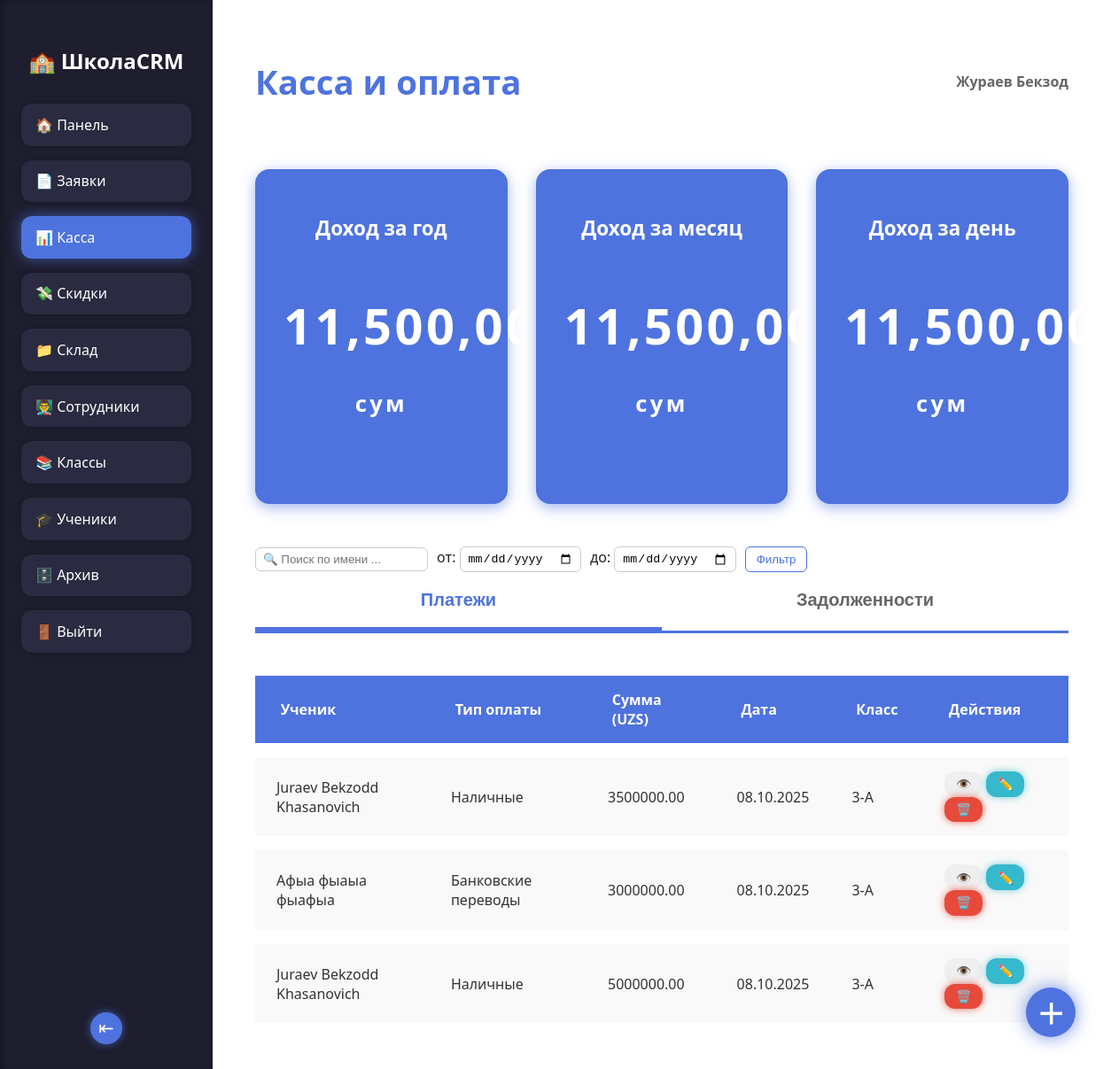
Screenshot of /kassa/ (signed in) with the database file from the repository.
### application/models.py (models this page shows, shortened)
class Profile(models.Model):
    POSITION_CHOICES = [
        ("admin", "Админ"),
        ("HR", "Отдел кадров"),
        ("supplier","Завхоз"),
        ("zavuch", "Завуч"),
    ]
    username = models.OneToOneField(User, on_delete=models.CASCADE, related_name='profile')
    name = models.CharField(max_length=200, null=True, blank=True, default=None)
    lastname = models.CharField(max_length=200, null=True, blank=True, default=None)
    middle_name = models.CharField(max_length=200, null=True, blank=True, default=None)
    position = models.CharField(max_length=20, choices=POSITION_CHOICES, blank=True, null=True)
    approve=models.BooleanField(default=False)

class Payment(models.Model):
    DEBT = "debt"
    PAYMENT = "payment"
    TRANSACTION_TYPES = [
        (DEBT, "Начисление"),
        (PAYMENT, "Оплата"),
    ]
    TYPE = [
        ("cash", "Наличные"),
        ("bank", "Банковские переводы"),
        ('card','Карта')
    ]
    transaction_type = models.CharField(max_length=10, choices=TRANSACTION_TYPES,null=True)
    student=models.ForeignKey(Student, on_delete=models.CASCADE)
    type_of_payment=models.CharField(max_length=20, choices=TYPE,null=True,blank=True)
    sum = models.DecimalField(max_digits=10, decimal_places=2, default=0)
    created_at = models.DateField(auto_now_add=True,null=True)

class Student(models.Model):
    name = models.CharField(max_length=200, null=True, blank=True, default=None)
    lastname = models.CharField(max_length=200, null=True, blank=True, default=None)
    middle_name = models.CharField(max_length=200, null=True, blank=True, default=None)
    phone = PhoneNumberField(blank=True, null=True)
    date_birth = models.DateField(null=True, blank=True, default=None)
    photo = models.ImageField(blank=True, null=True, upload_to='staff/')
    adres = models.CharField(max_length=200)
    passport = models.CharField(max_length=50)
    created_at = models.DateField(auto_now_add=True)
    prikaz=models.IntegerField(default=None)
    prikaz_date=models.DateField(blank=True,null=True)
    school_class = models.ForeignKey(SchoolClass, on_delete=models.SET_NULL, null=True, blank=True)
    Gender_CHOICES = [
        ("male", "Муж"),
        ("female", "Жен"),
    ]
    position_gender = models.CharField(max_length=20, choices=Gender_CHOICES, blank=True, null=True)
    prikaz_archive = models.IntegerField(default=None,blank=True,null=True)
    prikaz_date_archive = models.DateField(blank=True, null=True)
    archive=models.BooleanField(default=False)
    document = models.FileField(blank=True, null=True, upload_to='student/')
    discount = models.DecimalField(max_digits=10, decimal_places=2, blank=True,null=True)

class SchoolClass(models.Model):
    name = models.CharField(max_length=20, unique=True)  # e.g., "1-A", "2-B"

### application/views.py (the view, shortened to what this page needs)
# urls.py: path('kassa/',views.Kassa_view.as_view(),name='kassa'),
class Kassa_view(LoginRequiredMixin,TemplateView):
   login_url = reverse_lazy('login')
   template_name = 'kassa.html'
   def get_context_data(self, *, object_list=None, **kwargs):
      context = super().get_context_data(**kwargs)
      today = now().date()
      students_with_debt = Payment.objects.filter(
         transaction_type="debt",
         created_at__year=today.year,
         created_at__month=today.month
      ).values_list("student_id", flat=True)
      students = Student.objects.exclude(id__in=students_with_debt)
      payments = [
         Payment(
            student=s,
            transaction_type="debt",
            sum=s.discount if s.discount else 3800000
         )
         for s in students
      ]
      Payment.objects.bulk_create(payments)
      context['students']=Student.objects.values('id','name','lastname','middle_name','school_class__name')
      current_month = timezone.now().month
      current_year = timezone.now().year
      context['payment']=Payment.objects.filter(transaction_type='payment').select_related('student__school_class')
      context['more'] = Payment.objects.select_related('student__school_class')
      context['debt']=Payment.objects.values('student__id', 'student__name','student__lastname','student__middle_name','student__school_class__name') \
    .annotate(
        total=(
                Coalesce(Sum('sum', filter=Q(transaction_type='debt')), 0, output_field=models.DecimalField()) -
                Coalesce(Sum('sum', filter=Q(transaction_type='payment')), 0, output_field=models.DecimalField())
        ),last_payment=Max('created_at',filter=Q(transaction_type='payment'))
    ).filter(total__gt=0)
      context['sum_month'] = Payment.objects.filter(
         transaction_type='payment',
         created_at__year=current_year,
         created_at__month=current_month
      ).aggregate(total=Sum('sum'))['total'] or 0
      context['sum_day'] = Payment.objects.filter(
         transaction_type='payment',
         created_at=today
      ).aggregate(total=Sum('sum'))['total'] or 0
      context['sum_year'] = Payment.objects.filter(
         transaction_type='payment',
         created_at__year=current_year,
      ).aggregate(total=Sum('sum'))['total'] or 0
      return  context

### application/templates/kassa.html (shortened to what this page needs)
{% load humanize %}
<!DOCTYPE html>
<html lang="ru">
<head>
</head>
<body>
<aside class="sidebar" id="sidebar" aria-label="Навигация по сайту">
  <h2>🏫 ШколаCRM</h2>
  <nav class="menu" aria-label="Главное меню">
  <a href="{% url 'dashboard' %}" class="menu-link" > 🏠 Панель</a>
       {% if request.user.profile.position == 'admin' %}
      <a href="{% url 'approve' %}" class="menu-link">📄 Заявки</a>
      {% endif %}
      <a href="{% url 'kassa' %}" class="menu-link  active ">📊 Касса</a>
        <a href="{% url 'discount' %}" class="menu-link ">💸 Скидки</a>
         <a href="{% url 'warehouse' %}" class="menu-link">📁 Склад</a>
      <a href="{% url 'staff' %}" class="menu-link ">👨‍🏫 Сотрудники</a>
      <a href="{% url 'class' %}" class="menu-link ">📚 Классы</a>
      <a href="{% url 'student' %}" class="menu-link">🎓 Ученики</a>
      <a href="{% url 'archive' %}" class="menu-link">🗄️ Архив</a>
     <a href="{% url 'logout' %}" class="menu-link">🚪 Выйти</a>
  </nav>
  <button class="sidebar-toggle" aria-label="Свернуть меню" id="sidebarToggle">⇤</button>
</aside>
<div class="main-wrapper" role="main">
  <header class="top-bar">
    <h1>Касса и оплата</h1>
    <div class="user-info" aria-label="Пользователь: Иван Иванов">
      {{request.user.profile.lastname}} {{request.user.profile.name}}
    </div>
  </header>
    <section class="summary-grid" aria-label="Общее количество товаров по категориям">
    <article class="summary-card" tabindex="0" aria-label="Школьные принадлежности: 385 штук">
      <h2 class="summary-title">Доход за год</h2>
      <p class="summary-value">{{sum_year|intcomma}}<span class="summary-unit"> сум</span></p>
    </article>
    <article class="summary-card" tabindex="0" aria-label="Мебель: 120 штук">
      <h2 class="summary-title">Доход за месяц</h2>
      <p class="summary-value">{{sum_month|intcomma}}<span class="summary-unit"> сум</span></p>
    </article>
    <article class="summary-card" tabindex="0" aria-label="Оборудование: 45 штук">
      <h2 class="summary-title">Доход за день</h2>
      <p class="summary-value">{{sum_day|intcomma}}<span class="summary-unit"> сум</span></p>
    </article>
  </section>
   <div class="filters">
   <input type="text" id="searchInput" placeholder="🔍 Поиск по имени ..." />
    <label>
      от:
      <input type="date" id="startDate">
    </label>
    <label>
      до:
      <input type="date" id="endDate">
    </label>
    <button onclick="filterTable()">Фильтр</button>
  </div>
  <nav class="tabs" role="tablist" aria-label="Переключение между разделами">
    <button role="tab" aria-selected="true" aria-controls="payments-tab" id="tabPayments" class="active">Платежи</button>
    <button role="tab" aria-selected="false" aria-controls="debts-tab" id="tabDebts">Задолженности</button>
  </nav>
  <section id="payments-tab" class="tab-content active" role="tabpanel" aria-labelledby="tabPayments" tabindex="0">
    <table aria-label="Учёт оплат" id="paymentsTable">
      <thead>
        <tr>
          <th scope="col">Ученик</th>
          <th scope="col">Тип оплаты</th>
          <th scope="col">Сумма (UZS)</th>
          <th scope="col">Дата</th>
          <th scope="col">Класс</th>
          <th scope="col">Действия</th>
        </tr>
      </thead>
      <tbody>
        {% for item in payment %}
       <tr
  data-id="{{item.pk}}"
  data-student="{{item.student.lastname}} {{item.student.name}} {{item.student.middle_name}}"
  data-studentid="{{item.student.id}}"
  data-studentclass="{{item.student.school_class.name}}"
  data-type="{{item.type_of_payment}}"
  data-sum="{{ item.sum|floatformat:0 }}"
>
  <td data-label="Ученик">{{item.student.lastname}} {{item.student.name}} {{item.student.middle_name}}</td>
  <td data-label="Тип оплаты">{{item.get_type_of_payment_display}}</td>
  <td data-label="Сумма">{{item.sum}}</td>
  <td data-label="Дата">{{item.created_at|date:'d.m.Y'}}</td>
  <td data-label="Статус">{{item.student.school_class.name}}</td>
  <td>
    <button class="btn more" data-id="{{item.student.pk}}">👁️</button>
    <button class="btn edit" data-id="{{item.pk}}">✏️</button>
    <button class="btn delete" data-id="{{item.pk}}">🗑️</button>
  </td>
</tr>
        {% endfor %}
      </tbody>
    </table>
    <button class="btn-add-floating" aria-label="Добавить оплату" id="addPaymentBtn">＋</button>
  </section>
</div>
</body>
</html>

### application/templates/kassa.html (style rules this page uses)
*, *::before, *::after { box-sizing: border-box; }
body { margin: 0; padding: 0; font-family: 'Segoe UI', Tahoma, Geneva, Verdana, sans-serif; background: #f4f6fa; color: #222; display: flex; min-height: 100vh; }
.sidebar { background-color: #1e1e2f; width: 240px; padding: 2rem 1.5rem; display: flex; flex-direction: column; flex-shrink: 0; box-shadow: inset 2px 0 8px #00000055; transition: width 0.3s ease; user-select: none; position: relative; }
.sidebar h2 { font-size: 24px; margin-bottom: 2rem; text-align: center; color: white; user-select: text; }
.menu { display: flex; flex-direction: column; gap: 1rem; }
.menu-link { display: flex; align-items: center; gap: 10px; background-color: #2a2a40; padding: 0.8rem 1rem; border-radius: 12px; color: white; text-decoration: none; font-weight: 500; font-size: 1rem; cursor: pointer; box-shadow: 0 0 8px #00000044; transition: background-color 0.3s ease, color 0.3s ease; user-select: none; }
.menu-link.active { background-color: #4e73df; color: white; box-shadow: 0 0 15px #4e73dfaa; }
.sidebar-toggle { position: absolute; bottom: 2rem; left: 50%; transform: translateX(-50%); background: #4e73df; border: none; border-radius: 50%; width: 36px; height: 36px; cursor: pointer; font-size: 1.3rem; color: white; box-shadow: 0 0 10px #4e73dfaa; transition: background-color 0.3s ease; user-select: none; }
.main-wrapper { flex-grow: 1; display: flex; flex-direction: column; background: #fff; padding: 2.5rem 3rem; color: #222; position: relative; }
header.top-bar { display: flex; justify-content: space-between; align-items: center; margin-bottom: 3rem; }
header.top-bar h1 { font-size: 2.4rem; font-weight: 700; color: #4e73df; }
.user-info { font-weight: 600; font-size: 1rem; color: #666; user-select: none; }
.summary-grid { display: grid; grid-template-columns: repeat(auto-fit,minmax(200px,1fr)); gap: 2rem; margin-bottom: 3rem; }
.summary-card { background-color: #4e73df; border-radius: 16px; padding: 2rem; color: white; text-align: center; box-shadow: 0 4px 15px #4e73df88; cursor: default; user-select: none; transition: box-shadow 0.3s ease; }
.summary-title { font-weight: 700; font-size: 1.4rem; margin-bottom: 0.8rem; }
.summary-value { font-weight: 900; font-size: 3.5rem; letter-spacing: 0.06em; }
.summary-unit { font-weight: 700; font-size: 1.6rem; margin-left: 0.3rem; }
.tabs { display: flex; border-bottom: 3px solid #4e73df; margin-bottom: 2rem; }
.tabs button { flex: 1; background: none; border: none; padding: 1.2rem 0; font-size: 1.25rem; font-weight: 600; color: #666; cursor: pointer; border-bottom: 4px solid transparent; transition: color 0.3s ease, border-color 0.3s ease; user-select: none; }
.tabs button.active, .tabs button:hover:not(:disabled) { color: #4e73df; border-bottom-color: #4e73df; }
.tab-content { display: none; animation: fadeIn 0.35s ease forwards; }
.tab-content.active { display: block; }
table { width: 100%; border-collapse: separate; border-spacing: 0 16px; font-size: 1rem; font-weight: 500; border-radius: 12px; overflow: hidden; }
thead tr th { background: #4e73df; color: white; padding: 1rem 1.8rem; font-weight: 700; text-align: left; user-select: none; }
tbody tr { background: #f9f9f9; border-radius: 12px; transition: background-color 0.2s ease; }
tbody tr td { padding: 1rem 1.5rem; vertical-align: middle; color: #333; }
.btn { padding: 0.4rem 0.8rem; font-size: 14px; font-weight: 600; border: none; border-radius: 12px; cursor: pointer; user-select: none; transition: background-color 0.3s ease, box-shadow 0.3s ease; }
.btn.edit { background-color: #36b9cc; color: white; margin-right: 0.5rem; box-shadow: 0 0 8px #36b9ccaa; }
.btn.delete { background-color: #e74a3b; color: white; box-shadow: 0 0 8px #e74a3bcc; }
.btn-add-floating { position: fixed; bottom: 40px; right: 40px; background-color: #4e73df; border: none; color: white; width: 56px; height: 56px; border-radius: 50%; font-size: 32px; font-weight: 700; box-shadow: 0 0 20px #4e73dfcc; cursor: pointer; user-select: none; transition: background-color 0.3s ease; display: flex; align-items: center; justify-content: center; }
.filters { display: flex; gap: 10px; align-items: center; }
.filters input[type="text"], .filters input[type="date"] { padding: 5px 8px; border: 1px solid #ccc; border-radius: 6px; }
.filters button { padding: 6px 12px; background: white; color: #4e73df; border: 1px solid #4e73df; border-radius: 6px; cursor: pointer; transition: background 0.2s; }

### rows the page displays
Payment: student.lastname "Juraev", student.name "Bekzodd", student.middle_name "Khasanovich", type_of_payment "Наличные", sum "3500000.00", created_at "08.10.2025", student.school_class.name "3-А"
Payment: student.lastname "Афыа", student.name "фыаыа", student.middle_name "фыафыа", type_of_payment "Банковские переводы", sum "3000000.00", created_at "08.10.2025", student.school_class.name "3-А"
Payment: student.lastname "Juraev", student.name "Bekzodd", student.middle_name "Khasanovich", type_of_payment "Наличные", sum "5000000.00", created_at "08.10.2025", student.school_class.name "3-А"

### other values shown
{{ request.user.profile.lastname }} "Жураев"
{{ request.user.profile.name }} "Бекзод"
{{ sum_year|intcomma }} "11,500,000"
{{ sum_month|intcomma }} "11,500,000"
